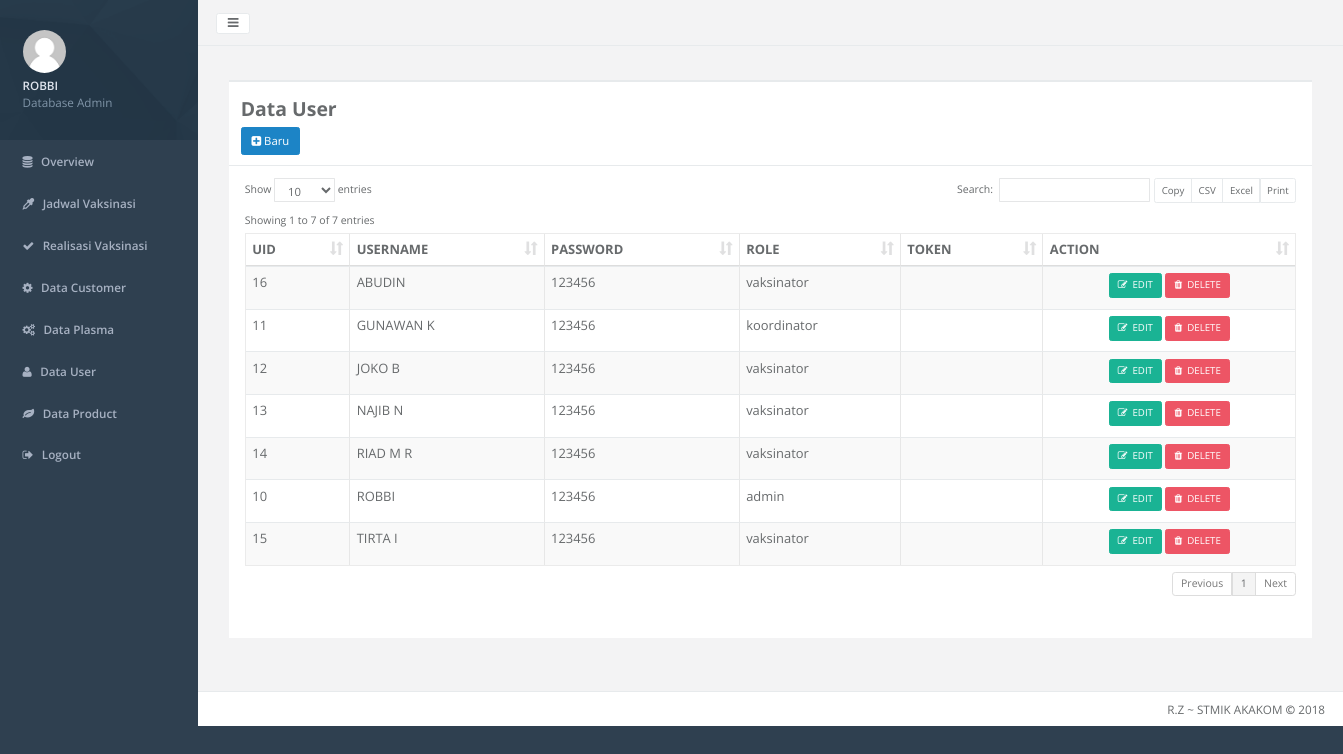
Page /_admin/home.php?hal=user-data (signed in) on the committed database.
### tables this page shows
CREATE TABLE `user` (
  `uid` int(8) NOT NULL,
  `username` varchar(32) NOT NULL,
  `password` varchar(16) NOT NULL,
  `role` enum('admin','koordinator','vaksinator') NOT NULL,
  `token` varchar(64) NOT NULL
);

### _admin/user-data.php (the view, shortened to what this page needs)
<div class="wrapper wrapper-content animated fadeInRight" style="zoom: 0.9;">
    <div class="row">
        <div class="col-lg-12">
            <div class="ibox float-e-margins">
                <div class="ibox-title">
                    <h2><b>Data User</b></h2>
                    <a class="btn btn-success" href="home.php?hal=user-tambah"><i class="fa fa-plus-square"></i>&nbsp;Baru</a>
                </div>
                <div class="ibox-content">
                    <div class="table-responsive">
                        <table class="table table-striped table-bordered table-hover dataTables-examples" >
                            <thead>
                                <tr>
                                    <th>UID</th>
                                    <th>USERNAME</th>
                                    <th>PASSWORD</th>
                                    <th>ROLE</th>
                                    <th>TOKEN</th>
                                    <th>ACTION</th>
                                </tr>
                            </thead>
                            <tbody>
                            <?php
                            include '../koneksi.php';
                            $sql = "SELECT * FROM user ORDER BY username";
                            $query = mysqli_query($kon, $sql);
                            while ($row = mysqli_fetch_array($query)) {
                            ?>
                                <tr>
                                    <td><?php echo $row['uid'];?></td>
                                    <td><?php echo $row['username'];?></td>
                                    <td><?php echo $row['password'];?></td>
                                    <td><?php echo $row['role'];?></td>
                                    <td><?php echo $row['token'];?></td>
                                    <td class="center">
                                        <center>
                                            <a class="btn btn-sm btn-primary" href="home.php?hal=user-edit&uid=<?php echo $row['uid']?>" title="Edit"><i class="fa fa-edit"></i>&nbsp EDIT</a>
                                            <a class="btn btn-sm btn-danger" href="home.php?hal=user-hapus&uid=<?php echo $row['uid']?>" title="Delete" onclick="return confirm('Apakah Anda Mau Menghapus <?php echo $row['username']?>')"><i class="fa fa-trash"></i>&nbsp DELETE</a>
                                        </center>
                                    </td>
                                </tr>
                            <?php } ?>
                            </tbody>
                        </table>
                    </div>
                </div>
            </div>
        </div>
    </div>
</div>

### rows in the picture
user: uid "16", username "ABUDIN", password "123456", role "vaksinator"
user: uid "11", username "GUNAWAN K", password "123456", role "koordinator"
user: uid "12", username "JOKO B", password "123456", role "vaksinator"
user: uid "13", username "NAJIB N", password "123456", role "vaksinator"
user: uid "14", username "RIAD M R", password "123456", role "vaksinator"
user: uid "10", username "ROBBI", password "123456", role "admin"
user: uid "15", username "TIRTA I", password "123456", role "vaksinator"

### other values in the picture
substr($username, 0, 30) "ROBBI"
